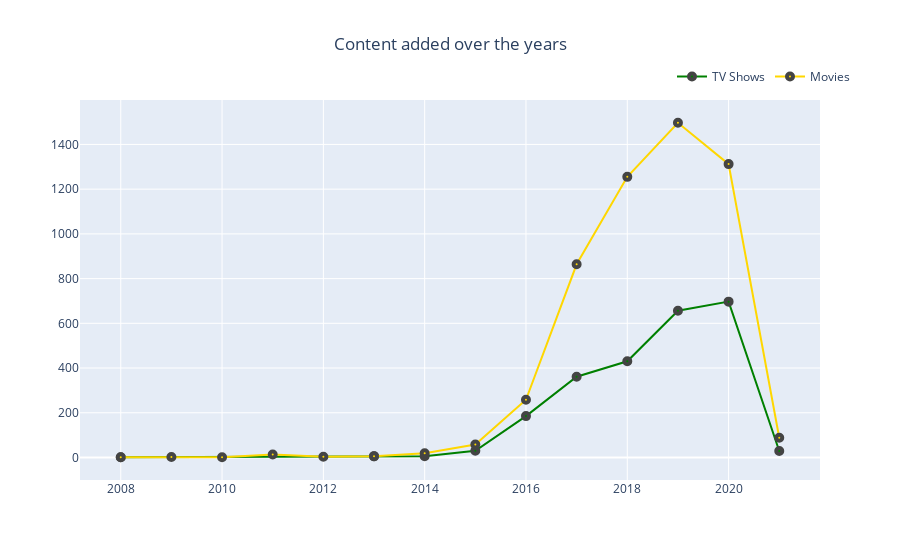

Notebook code for this chart:
### Code cell
# Chart - 2 visualization code
import plotly.graph_objects as go
import pandas as pd
tv_show = netflix_movies1[netflix_movies1["type"] == "TV Show"]
movie = netflix_movies1[netflix_movies1["type"] == "Movie"]

col = "year_added"

content_1 = tv_show["year_added"].value_counts().sort_index()
content_2 = movie["year_added"].value_counts().sort_index()

trace1 = go.Scatter(x=content_1.index, y=content_1.values, name="TV Shows", marker=dict(color='#008000', line=dict(width=4)))
trace2 = go.Scatter(x=content_2.index, y=content_2.values, name="Movies", marker=dict(color='#ffd700', line=dict(width=4)))

fig = go.Figure(data=[trace1, trace2], layout=go.Layout(title="Content added over the years",title_x=0.5, legend=dict(x=0.8, y=1.1, orientation="h")))
# Display chart
fig.show()

### Figure 1 — Plotly figure (JSON) as saved in the notebook; plotly's stock layout.template omitted (floating-point values rounded to 4 significant figures)
{"data": [{"marker": {"color": "#008000", "line": {"width": 4}}, "name": "TV Shows", "type": "scatter", "x": [2008, 2013, 2014, 2015, 2016, 2017, 2018, 2019, 2020, 2021], "y": [1, 5, 6, 30, 185, 361, 430, 656, 697, 29]}, {"marker": {"color": "#ffd700", "line": {"width": 4}}, "name": "Movies", "type": "scatter", "x": [2008, 2009, 2010, 2011, 2012, 2013, 2014, 2015, 2016, 2017, 2018, 2019, 2020, 2021], "y": [1, 2, 1, 13, 3, 6, 19, 58, 258, 864, 1255, 1497, 1312, 88]}], "layout": {"legend": {"orientation": "h", "x": 0.8, "y": 1.1}, "title": {"text": "Content added over the years", "x": 0.5}}}
